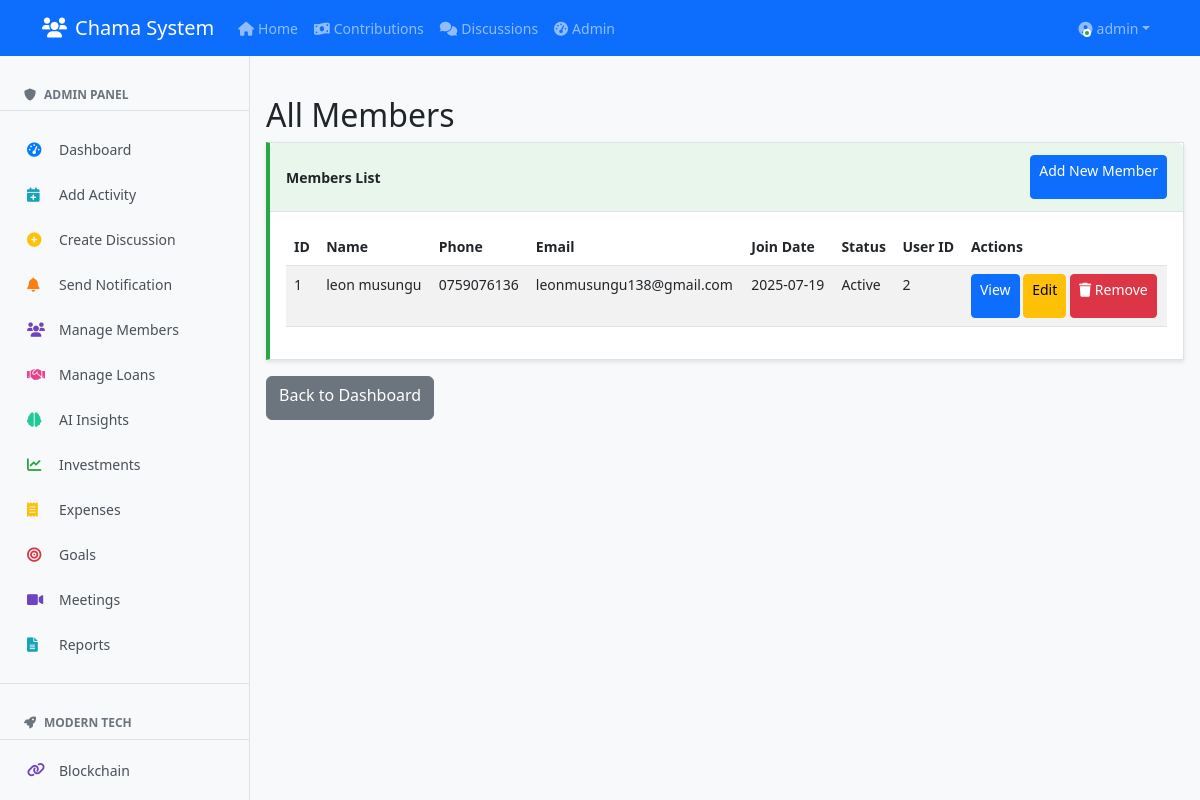
The app's page /admin/members (signed in), older data.
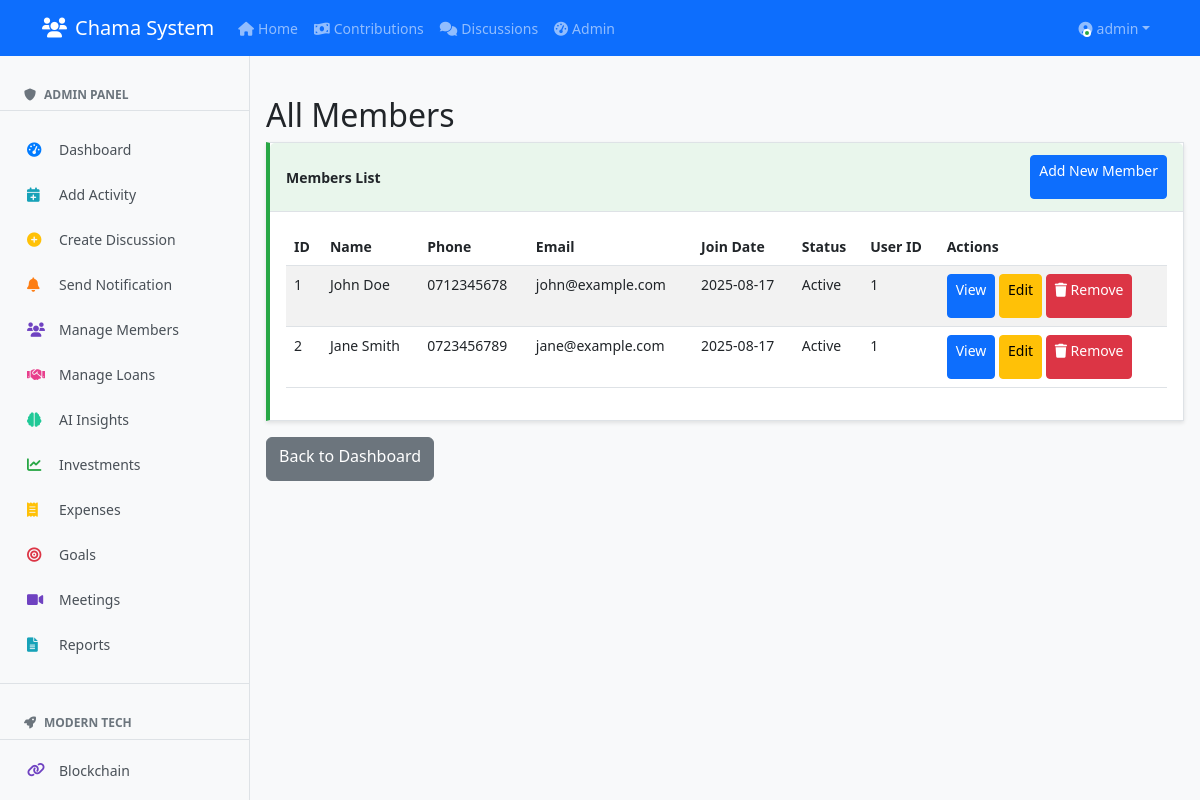
The same page, newer data.
### clean_app.py (models this page shows, shortened)
class User(db.Model, UserMixin):
    id = db.Column(db.Integer, primary_key=True)
    username = db.Column(db.String(80), unique=True, nullable=False)
    password = db.Column(db.String(200), nullable=False)
    is_admin = db.Column(db.Boolean, default=False)
    last_seen = db.Column(db.DateTime, default=datetime.utcnow)
    is_online = db.Column(db.Boolean, default=False)
    members = db.relationship('Member', backref='user', lazy=True)

class Member(db.Model):
    id = db.Column(db.Integer, primary_key=True)
    name = db.Column(db.String(100), nullable=False)
    phone = db.Column(db.String(20), nullable=False, unique=True)
    email = db.Column(db.String(100))
    join_date = db.Column(db.DateTime, default=datetime.utcnow)
    status = db.Column(db.String(20), default='Active')
    user_id = db.Column(db.Integer, db.ForeignKey('user.id'))

### clean_app.py (the view)
@app.route('/admin/members')
@login_required
@admin_required
def admin_members():
    members = Member.query.all()
    return render_template('admin/members.html', members=members)

### clean_app.py (called while the page is built)
@login_manager.user_loader
def load_user(user_id):
    return User.query.get(int(user_id))

def admin_required(f):
    @wraps(f)
    def decorated_function(*args, **kwargs):
        if not current_user.is_admin:
            abort(403)
        return f(*args, **kwargs)
    return decorated_function

### templates/admin/members.html
{% extends "base.html" %}
{% block content %}
<h2>All Members</h2>
<div class="card">
    <div class="card-header d-flex justify-content-between align-items-center">
        <span>Members List</span>
        <a href="{{ url_for('add_member') }}" class="btn btn-primary btn-sm">Add New Member</a>
    </div>
    <div class="card-body">
        <table class="table table-striped">
            <thead>
                <tr>
                    <th>ID</th>
                    <th>Name</th>
                    <th>Phone</th>
                    <th>Email</th>
                    <th>Join Date</th>
                    <th>Status</th>
                    <th>User ID</th>
                    <th>Actions</th>
                </tr>
            </thead>
            <tbody>
                {% for member in members %}
                <tr>
                    <td>{{ member.id }}</td>
                    <td>{{ member.name }}</td>
                    <td>{{ member.phone }}</td>
                    <td>{{ member.email }}</td>
                    <td>{{ member.join_date.strftime('%Y-%m-%d') }}</td>
                    <td>{{ member.status }}</td>
                    <td>{{ member.user_id }}</td>
                    <td>
                        <a href="#" class="btn btn-sm btn-primary">View</a>
                        <a href="#" class="btn btn-sm btn-warning">Edit</a>
                        <a href="{{ url_for('remove_member', member_id=member.id) }}"
                           class="btn btn-sm btn-danger"
                           onclick="return confirm('Are you sure you want to remove {{ member.name }} from the chama? Their user account will be preserved.')">
                            <i class="fas fa-trash"></i> Remove
                        </a>
                    </td>
                </tr>
                {% else %}
                <tr>
                    <td colspan="8" class="text-center">No members found</td>
                </tr>
                {% endfor %}
            </tbody>
        </table>
    </div>
</div>
<div class="mt-3">
    <a href="{{ url_for('admin_dashboard') }}" class="btn btn-secondary">Back to Dashboard</a>
</div>
{% endblock %}

### templates/base.html (shortened to what this page needs)
<!DOCTYPE html>
<html lang="en">
<head>
    <link href="https://cdn.jsdelivr.net/npm/bootstrap@5.3.0-alpha1/dist/css/bootstrap.min.css" rel="stylesheet">
    <link rel="stylesheet" href="https://cdnjs.cloudflare.com/ajax/libs/font-awesome/6.0.0/css/all.min.css">
    <link rel="stylesheet" href="{{ url_for('static', filename='responsive.css') }}">
    <link rel="stylesheet" href="{{ url_for('static', filename='mobile-features.css') }}">
</head>
<body>
    {% include 'navbar.html' %}
    {% if current_user.is_authenticated %}
    <div class="sidebar" id="sidebar">
        {% if current_user.is_admin %}
        <div class="sidebar-header">
            <h6><i class="fas fa-shield-alt me-2"></i>Admin Panel</h6>
        </div>
        <nav class="sidebar-nav">
            <a href="{{ url_for('admin_dashboard') }}" class="sidebar-link {% if request.endpoint == 'admin_dashboard' %}active{% endif %}">
                <i class="fas fa-tachometer-alt"></i>
                <span>Dashboard</span>
            </a>
            <a href="{{ url_for('add_activity') }}" class="sidebar-link">
                <i class="fas fa-calendar-plus"></i>
                <span>Add Activity</span>
            </a>
            <a href="{{ url_for('create_discussion') }}" class="sidebar-link">
                <i class="fas fa-plus-circle"></i>
                <span>Create Discussion</span>
            </a>
            <a href="{{ url_for('send_notification') }}" class="sidebar-link">
                <i class="fas fa-bell"></i>
                <span>Send Notification</span>
            </a>
            <a href="{{ url_for('admin_members') }}" class="sidebar-link">
                <i class="fas fa-users"></i>
                <span>Manage Members</span>
            </a>
            <a href="{{ url_for('admin_loan_requests') }}" class="sidebar-link">
                <i class="fas fa-handshake"></i>
                <span>Manage Loans</span>
            </a>
            <a href="{{ url_for('admin_ai_insights') }}" class="sidebar-link">
                <i class="fas fa-brain"></i>
                <span>AI Insights</span>
            </a>
            <a href="{{ url_for('investments') }}" class="sidebar-link">
                <i class="fas fa-chart-line"></i>
                <span>Investments</span>
            </a>
            <a href="{{ url_for('expenses') }}" class="sidebar-link">
                <i class="fas fa-receipt"></i>
                <span>Expenses</span>
            </a>
            <a href="{{ url_for('goals') }}" class="sidebar-link">
                <i class="fas fa-bullseye"></i>
                <span>Goals</span>
            </a>
            <a href="{{ url_for('meetings') }}" class="sidebar-link">
                <i class="fas fa-video"></i>
                <span>Meetings</span>
            </a>
            <a href="{{ url_for('reports') }}" class="sidebar-link">
                <i class="fas fa-file-alt"></i>
                <span>Reports</span>
            </a>
            <div class="sidebar-divider"></div>
            <div class="sidebar-header">
                <h6><i class="fas fa-rocket me-2"></i>Modern Tech</h6>
            </div>
            <a href="{{ url_for('blockchain_explorer') }}" class="sidebar-link">
                <i class="fas fa-link"></i>
                <span>Blockchain</span>
            </a>
            <a href="{{ url_for('ai_insights') }}" class="sidebar-link">
            </a>
        </nav>
        {% endif %}
    </div>
    {% endif %}
    <div class="main-content {% if current_user.is_authenticated %}with-sidebar{% endif %}">
        <div class="container-fluid px-2 px-md-3">
            {% block content %}{% endblock %}
        </div>
    </div>
</body>
</html>

### templates/navbar.html (shortened to what this page needs)
<nav class="navbar navbar-expand-lg navbar-dark bg-primary">
    <div class="container">
        <a class="navbar-brand" href="{{ url_for('index') }}">
            <i class="fas fa-users me-2"></i>Chama System
        </a>
        <div class="collapse navbar-collapse" id="navbarNav">
            {% if current_user.is_authenticated %}
            <ul class="navbar-nav me-auto">
                <li class="nav-item">
                    <a class="nav-link {% if request.path == url_for('index') %}active{% endif %}" href="{{ url_for('index') }}">
                        <i class="fas fa-home me-1"></i>Home
                    </a>
                </li>
                <li class="nav-item">
                    <a class="nav-link {% if request.path == url_for('contributions') %}active{% endif %}" href="{{ url_for('contributions') }}">
                        <i class="fas fa-money-bill-wave me-1"></i>Contributions
                    </a>
                </li>
                <li class="nav-item">
                    <a class="nav-link {% if request.path == url_for('discussions') %}active{% endif %}" href="{{ url_for('discussions') }}">
                        <i class="fas fa-comments me-1"></i>Discussions
                    </a>
                </li>
                {% if current_user.is_admin %}
                <li class="nav-item">
                    <a class="nav-link {% if request.path == url_for('admin_dashboard') %}active{% endif %}" href="{{ url_for('admin_dashboard') }}">
                        <i class="fas fa-tachometer-alt me-1"></i>Admin
                    </a>
                </li>
                {% endif %}
            </ul>
            <ul class="navbar-nav">
                <li class="nav-item dropdown">
                    <a class="nav-link dropdown-toggle user-dropdown" href="#" id="navbarDropdown" role="button"
                       data-bs-toggle="dropdown" aria-expanded="false">
                        <div class="user-avatar">
                            <span class="online-dot"></span>
                        </div>
                        <span class="ms-1">{{ current_user.username }}</span>
                    </a>
                </li>
            </ul>
            {% endif %}
        </div>
    </div>
</nav>

### templates/base.html (style rules this page uses)
body { background-color: #f8f9fa; font-size: 14px; }
.navbar { margin-bottom: 20px; }
.sidebar { position: fixed; top: 56px; left: 0; width: 250px; height: calc(100vh - 56px); background: #f8f9fa; border-right: 1px solid #dee2e6; z-index: 1000; overflow-y: auto; padding: 1rem 0; }
.sidebar-header { padding: 1rem 1.5rem 0.5rem; border-bottom: 1px solid #dee2e6; margin-bottom: 0.5rem; }
.sidebar-header h6 { color: #6c757d; font-size: 0.75rem; text-transform: uppercase; font-weight: 600; margin: 0; }
.sidebar-nav { padding: 0.5rem 0; }
.sidebar-link { display: flex; align-items: center; padding: 0.75rem 1.5rem; color: #495057; text-decoration: none; transition: all 0.2s ease; border-left: 3px solid transparent; }
.sidebar-link i { width: 20px; margin-right: 0.75rem; font-size: 0.9rem; }
.sidebar-link .fa-tachometer-alt { color: #007bff; }
.sidebar-link .fa-calendar-plus { color: #17a2b8; }
.sidebar-link .fa-plus-circle { color: #ffc107; }
.sidebar-link .fa-bell { color: #fd7e14; }
.sidebar-link .fa-users { color: #6f42c1; }
.sidebar-link .fa-handshake { color: #e83e8c; }
.sidebar-link .fa-brain { color: #20c997; }
.sidebar-link .fa-chart-line { color: #28a745; }
.sidebar-link .fa-receipt { color: #ffc107; }
.sidebar-link .fa-bullseye { color: #dc3545; }
.sidebar-link .fa-video { color: #6f42c1; }
.sidebar-link .fa-file-alt { color: #17a2b8; }
.sidebar-link .fa-link { color: #6f42c1; }
.sidebar-divider { height: 1px; background-color: #dee2e6; margin: 1rem 0; }
.main-content { margin-left: 0; padding-top: 20px; }
.main-content.with-sidebar { margin-left: 250px; }
.btn, .form-control, .form-select { min-height: 44px; }
.card { border-radius: 0 !important; border: 1px solid #dee2e6; margin-bottom: 1rem; box-shadow: 0 2px 4px rgba(0,0,0,0.1); }
.card:nth-child(2) { border-left: 4px solid #28a745; }
.card-body { padding: 1rem; }
.card-header { padding: 0.75rem 1rem; background-color: #f8f9fa; border-bottom: 1px solid #dee2e6; font-weight: 600; }
.card-header:nth-child(1) { background-color: rgba(0,123,255,0.1); }
.card:nth-child(2) .card-header { background-color: rgba(40,167,69,0.1); }

### templates/navbar.html (style rules this page uses)
.user-dropdown { display: flex; align-items: center; }
.user-avatar { position: relative; display: inline-block; }
.online-dot { position: absolute; bottom: 2px; right: 2px; width: 8px; height: 8px; background-color: #28a745; border: 2px solid white; border-radius: 50%; animation: pulse-dot 2s infinite; }

Row changes from the older to the newer data that the page shows:
changed Member id 1: name "leon musungu" → "John Doe"; phone "0759076136" → "0712345678"; email "leonmusungu138@gmail.com" → "john@example.com"; join_date "2025-07-19" → "2025-08-17"; user_id "2" → "1"
added Member: id "2", name "Jane Smith", phone "0723456789", email "jane@example.com", join_date "2025-08-17", status "Active", user_id "1"
